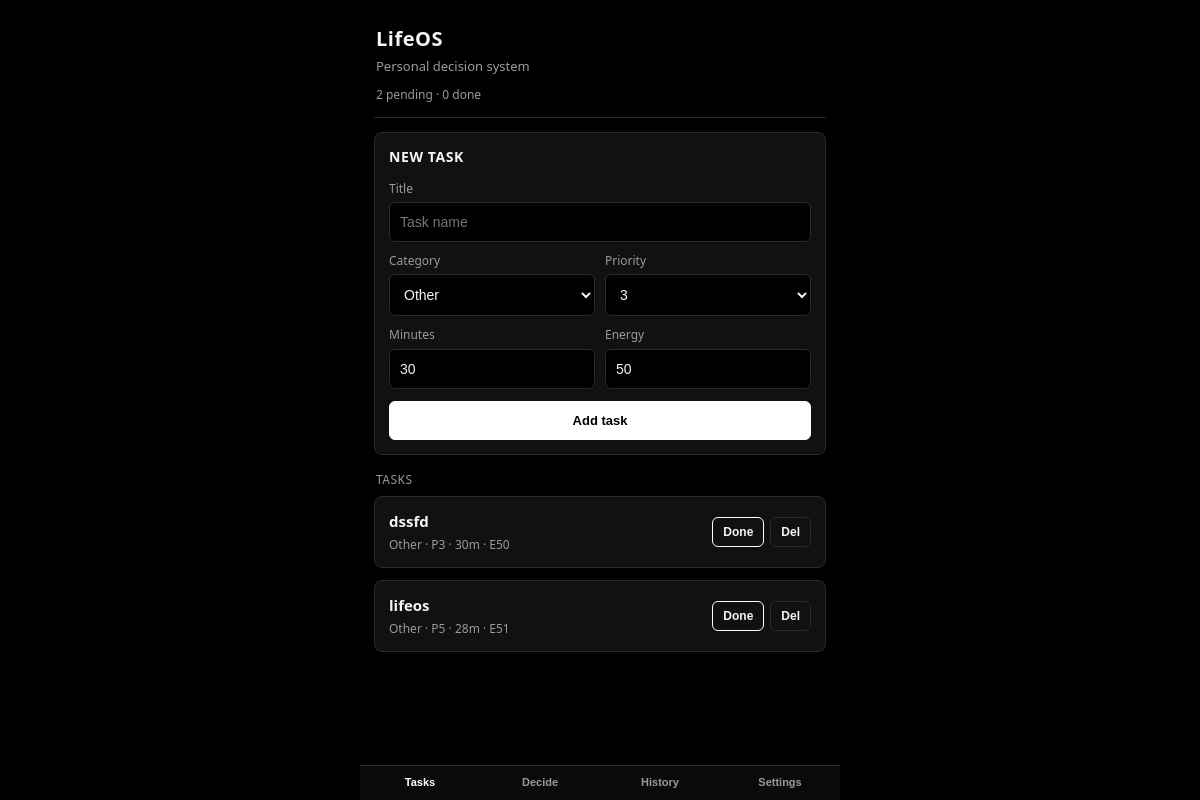
The page / on the database its author committed.
### tables this page shows
CREATE TABLE tasks (
            id INTEGER PRIMARY KEY AUTOINCREMENT,
            title TEXT NOT NULL,
            category TEXT DEFAULT 'Other',
            priority INTEGER DEFAULT 3,
            estimated_minutes INTEGER DEFAULT 30,
            energy_required INTEGER DEFAULT 50,
            difficulty INTEGER DEFAULT 3,
            deadline TEXT,
            status TEXT DEFAULT 'pending',
            created_at TEXT DEFAULT CURRENT_TIMESTAMP,
            completed_at TEXT
        );

### main.py (the view)
@app.get("/", response_class=HTMLResponse)
def home(request: Request):
    ctx = base_context()
    ctx["request"] = request
    ctx["active"] = "tasks"
    return templates.TemplateResponse(request=request, name="index.html", context=ctx)

### templates/index.html (shortened to what this page needs)
<!DOCTYPE html>
<html lang="en">
<head>
  <link rel="stylesheet" href="/static/style.css" />
</head>
<body>
  <div class="app">
    <header class="header">
      <h1>LifeOS</h1>
      <p>Personal decision system</p>
      <div class="counts">{{ pending_count }} pending · {{ completed_count }} done</div>
    </header>
    <section id="tasks" class="panel {% if active == 'tasks' or not active %}active{% endif %}">
      <form class="card" action="/tasks/add" method="post">
        <h2>New task</h2>
        <label>Title</label>
        <input type="text" name="title" placeholder="Task name" required />
        <div class="grid-2">
          <div>
            <label>Category</label>
            <select name="category">
              <option selected>Other</option>
            </select>
          </div>
          <div>
            <label>Priority</label>
            <select name="priority">
              <option value="3" selected>3</option>
            </select>
          </div>
        </div>
        <div class="grid-2">
          <div>
            <label>Minutes</label>
            <input type="number" name="estimated_minutes" value="30" min="5" />
          </div>
          <div>
            <label>Energy</label>
            <input type="number" name="energy_required" value="50" min="0" max="100" />
          </div>
        </div>
        <button class="btn block" type="submit">Add task</button>
      </form>
      <div class="list-title">Tasks</div>
      {% if tasks %}
        {% for task in tasks %}
        <div class="card task {% if task.status == 'completed' %}done{% endif %}">
          <div>
            <div class="task-title">
              {% if task.status == 'completed' %}[done] {% endif %}{{ task.title }}
            </div>
            <div class="task-meta">
              {{ task.category }} · P{{ task.priority }} · {{ task.estimated_minutes }}m · E{{ task.energy_required }}
            </div>
          </div>
          <div class="task-actions">
            {% if task.status != 'completed' %}
            <form action="/tasks/{{ task.id }}/complete" method="post">
              <button class="btn small ghost" type="submit">Done</button>
            </form>
            {% endif %}
            <form action="/tasks/{{ task.id }}/delete" method="post">
              <button class="btn small danger" type="submit">Del</button>
            </form>
          </div>
        </div>
        {% endfor %}
      {% else %}
        <div class="empty">No tasks yet.</div>
      {% endif %}
    </section>
  </div>
  <nav class="nav">
    <button type="button" data-tab="tasks" class="{% if active == 'tasks' or not active %}active{% endif %}">Tasks</button>
    <button type="button" data-tab="decide" class="{% if active == 'decide' %}active{% endif %}">Decide</button>
    <button type="button" data-tab="history" class="{% if active == 'history' %}active{% endif %}">History</button>
    <button type="button" data-tab="settings" class="{% if active == 'settings' %}active{% endif %}">Settings</button>
  </nav>
</body>
</html>

### static/style.css (style rules this page uses)
:root { --bg: #000000; --panel: #0a0a0a; --card: #111111; --line: #2a2a2a; --text: #f5f5f5; --muted: #9a9a9a; --white: #ffffff; }
* { box-sizing: border-box; -webkit-tap-highlight-color: transparent; }
body { margin: 0; background: var(--bg); color: var(--text); font-family: "Segoe UI", Tahoma, Geneva, Verdana, sans-serif; font-size: 15px; line-height: 1.45; }
.app { max-width: 480px; margin: 0 auto; min-height: 100vh; padding: 18px 14px 70px; }
.header { padding: 6px 2px 14px; border-bottom: 1px solid var(--line); margin-bottom: 14px; }
.header h1 { margin: 0; font-size: 20px; font-weight: 700; letter-spacing: 0.5px; }
.header p { margin: 4px 0 0; color: var(--muted); font-size: 13px; }
.counts { margin-top: 10px; color: var(--muted); font-size: 12px; }
.nav { position: fixed; left: 0; right: 0; bottom: 0; background: var(--panel); border-top: 1px solid var(--line); display: grid; grid-template-columns: repeat(4, 1fr); max-width: 480px; margin: 0 auto; z-index: 20; }
.nav button { background: transparent; border: 0; color: var(--muted); padding: 10px 4px 12px; font-size: 11px; font-weight: 600; }
.nav button.active { color: var(--white); }
.panel { display: none; }
.panel.active { display: block; }
.card { background: var(--card); border: 1px solid var(--line); border-radius: 8px; padding: 14px; margin-bottom: 12px; }
.card h2 { margin: 0 0 12px; font-size: 14px; font-weight: 700; text-transform: uppercase; letter-spacing: 0.6px; }
label { display: block; margin: 10px 0 5px; color: var(--muted); font-size: 12px; }
input, select { width: 100%; background: #000; color: var(--text); border: 1px solid var(--line); border-radius: 6px; padding: 11px 10px; font-size: 14px; }
.grid-2 { display: grid; grid-template-columns: 1fr 1fr; gap: 10px; }
.btn { border: 1px solid var(--white); background: var(--white); color: #000; border-radius: 6px; padding: 11px 12px; font-size: 13px; font-weight: 700; cursor: pointer; }
.btn.block { width: 100%; margin-top: 12px; }
.btn.ghost { background: transparent; color: var(--text); }
.btn.danger { background: transparent; color: var(--text); border-color: var(--line); }
.btn.small { padding: 7px 10px; font-size: 12px; }
.list-title { margin: 16px 2px 8px; color: var(--muted); font-size: 12px; text-transform: uppercase; letter-spacing: 0.5px; }
.task { display: flex; justify-content: space-between; gap: 10px; align-items: center; }
.task-title { font-weight: 600; margin-bottom: 3px; }
.task-meta { color: var(--muted); font-size: 12px; }
.task-actions { display: flex; gap: 6px; }

### rows shown on the page
tasks: title "dssfd", category "Other", priority "3", estimated_minutes "30", energy_required "50"
tasks: title "lifeos", category "Other", priority "5", estimated_minutes "28", energy_required "51"

### other values the page prints
{{ pending_count }} "2"
{{ completed_count }} "0"
